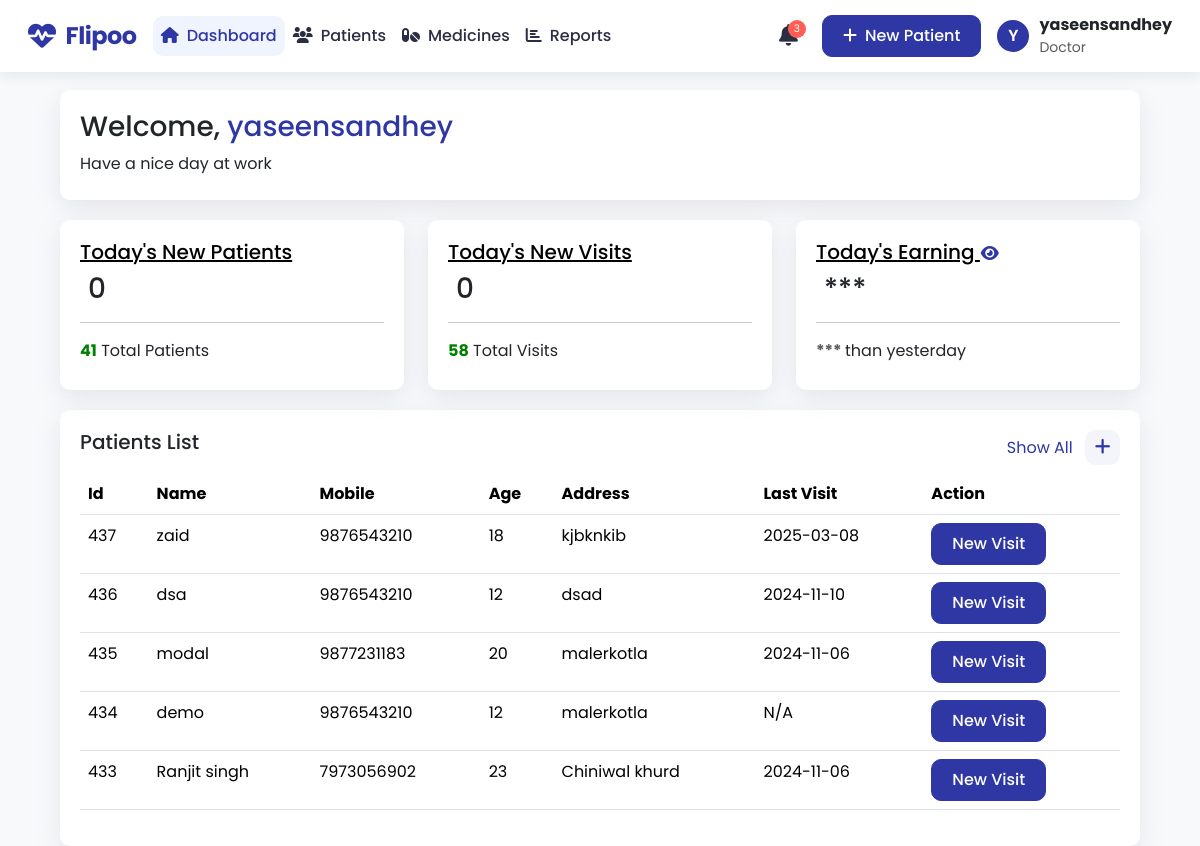
/index.php (signed in), run on the app's committed database.
### tables this page shows
CREATE TABLE `patient` (
  `id` int(11) NOT NULL,
  `name` varchar(100) NOT NULL,
  `age` int(10) NOT NULL,
  `gender` varchar(10) NOT NULL,
  `contact` double NOT NULL,
  `address` varchar(200) NOT NULL,
  `disease` varchar(100) NOT NULL,
  `registration_date` date DEFAULT curdate()
);

### index.php (the view, shortened to what this page needs)
<?php
include "dbConnect.php";
$today = date('Y-m-d');
$yesterday = date("Y-m-d", strtotime("-1 day"));
$queryNewPatientsToday = "SELECT COUNT(*) AS new_patients_today FROM patient WHERE DATE(registration_date) = '$today'";
$resultNewPatientsToday = $conn->query($queryNewPatientsToday);
$newPatientsToday = ($resultNewPatientsToday->num_rows > 0) ? $resultNewPatientsToday->fetch_assoc()['new_patients_today'] : 0;
$queryTotalPatients = "SELECT COUNT(*) AS total_patients FROM patient";
$resultTotalPatients = $conn->query($queryTotalPatients);
$totalPatients = ($resultTotalPatients->num_rows > 0) ? $resultTotalPatients->fetch_assoc()['total_patients'] : 0;
$queryNewVisitsToday = "SELECT COUNT(*) AS new_visits_today FROM visits WHERE DATE(visit_date) = '$today'";
$resultNewVisitsToday = $conn->query($queryNewVisitsToday);
$newVisitsToday = ($resultNewVisitsToday->num_rows > 0) ? $resultNewVisitsToday->fetch_assoc()['new_visits_today'] : 0;
$queryTotalVisits = "SELECT COUNT(*) AS total_visits FROM visits";
$resultTotalVisits = $conn->query($queryTotalVisits);
$totalVisits = ($resultTotalVisits->num_rows > 0) ? $resultTotalVisits->fetch_assoc()['total_visits'] : 0;
$queryTodaysEarnings = "SELECT SUM(fees) AS todays_earnings FROM visits WHERE DATE(visit_date) = '$today'";
$resultTodaysEarnings = $conn->query($queryTodaysEarnings);
$todaysEarnings = ($resultTodaysEarnings->num_rows > 0) ? $resultTodaysEarnings->fetch_assoc()['todays_earnings'] : 0.00;
$queryYesterdaysEarnings = "SELECT SUM(fees) AS yesterdays_earnings FROM visits WHERE DATE(visit_date) = '$yesterday'";
$resultYesterdaysEarnings = $conn->query($queryYesterdaysEarnings);
$yesterdaysEarnings = ($resultYesterdaysEarnings->num_rows > 0) ? $resultYesterdaysEarnings->fetch_assoc()['yesterdays_earnings'] : 0.00;
if ($yesterdaysEarnings > 0) {
    $percentageChange = (($todaysEarnings - $yesterdaysEarnings) / $yesterdaysEarnings) * 100;
    $icon = ($percentageChange > 0) ? '<i class="fas fa-arrow-up"></i>' : '<i class="fas fa-arrow-down"></i>';
    $colorClass = ($percentageChange > 0) ? 'text-success' : 'text-danger';
} else {
    $colorClass = 'text-muted';
}
?>
<!DOCTYPE html>
<html lang="en">
<head>
    <link rel="stylesheet" href="assets/bootstrap/css/bootstrap.min.css">
    <link rel="stylesheet" href="style.css">
    <link rel="stylesheet" href="https://cdnjs.cloudflare.com/ajax/libs/font-awesome/6.0.0-beta3/css/all.min.css">
    <link rel="stylesheet" href="https://cdnjs.cloudflare.com/ajax/libs/font-awesome/6.0.0-beta3/css/all.min.css">
</head>
<body class="index-body">
    <?php include "header.php"; ?>
    <div class="welcome container-fix d-flex justify-content-between">
        <div>
            <h3>Welcome, <span class="d-name"><?php
                if (isset($_SESSION['name']) && $_SESSION['name'] !== '' && $_SESSION['name'] !== 'demo') {
                    echo $_SESSION['name'];
                } elseif (isset($_SESSION['username'])) {
                    echo $_SESSION['username'];
                } else {
                    echo 'User';
                }
            ?></span></h3>
            <p>Have a nice day at work</p>
        </div>
    </div>
    <div class="container-fix dashboard-content">
        <div class="row">
            <div class="col-12 col-md-4">
                <div class="dash-item">
                    <h5><a href="todayPatients.php" class="link">Today's New Patients</a></h5>
                    <h3 class="ms-2 mt-1"><?php echo $newPatientsToday ?></h3>
                    <hr>
                    <p><span class="green"><?php echo $totalPatients ?></span> Total Patients</p>
                </div>
            </div>
            <div class="col-12 col-md-4">
                <div class="dash-item">
                    <h5><a href="todayVisits.php" class="link">Today's New Visits</a></h5>
                    <h3 class="ms-2 mt-1"><?php echo $newVisitsToday ?></h3>
                    <hr>
                    <p><span class="green"><?php echo $totalVisits ?></span> Total Visits </p>
                </div>
            </div>
            <div class="col-12 col-md-4">
                <div class="dash-item">
                    <h5 class="link">Today's Earning
                        <button id="toggleEarningsBtn" class="btn btn-link p-0" onclick="toggleEarnings()">
                            <i class="fa fa-eye" id="toggleIcon"></i>
                        </button>
                    </h5>
                    <h3 class="ms-2 mt-1" id="earningsAmount">***</h3>
                    <hr>
                    <p>
                        <span id="percentageChange" class="<?php echo $colorClass; ?> bold">
                            ***
                        </span> than yesterday
                    </p>
                </div>
            </div>
        </div>
    </div>
    <div class="container-fix index-patients">
        <div class="d-flex justify-content-between">
            <h5>Patients List</h5>
            <div>
                <a class="show-all" href="patients.php">Show All</a>
                <a class="add-btn ms-2" data-bs-toggle="modal" data-bs-target="#addPatientModal">
                    <i class="fas fa-plus"></i>
                </a>
            </div>
        </div>
        <div class="table-responsive">
            <table class="table table-hover mt-2">
                <thead>
                    <tr>
                        <th scope="col">Id</th>
                        <th scope="col">Name</th>
                        <th scope="col">Mobile</th>
                        <th scope="col">Age</th>
                        <th scope="col">Address</th>
                        <th scope="col">Last Visit</th>
                        <th scope="col">Action</th>
                    </tr>
                </thead>
                <tbody id="patientTableBody">
                    <?php
                    include "dbConnect.php";
                    $sql = "SELECT p.*, MAX(v.visit_date) AS last_visit
    FROM patient p
    LEFT JOIN visits v ON p.id = v.patient_id
    GROUP BY p.id
    ORDER BY p.id DESC
    LIMIT 5";
                    $result = mysqli_query($conn, $sql);
                    if (mysqli_num_rows($result) > 0) {
                        while ($row = mysqli_fetch_assoc($result)) {
                            echo "<tr class='' onclick=\"window.location.href='patientDetails.php?id=" . $row["id"] . "'\" style='cursor:pointer;'>";
                            echo "<td>" . $row["id"] . "</td>";
                            echo "<td>" . $row["name"] . "</td>";
                            echo "<td class='primary-color'>" . $row["contact"] . "</td>";
                            echo "<td>" . $row["age"] . "</td>";
                            echo "<td>" . $row["address"] . "</td>";
                            echo "<td>" . ($row["last_visit"] ? $row["last_visit"] : 'N/A') . "</td>";
                            echo "<td><a href='visitRecord.php?id=" . $row["id"] . "' class='btn custom-btn'>New Visit</a></td>";
                            echo "</tr>";
                        }
                    } else {
                        echo "<tr><td colspan='7' class='text-center'>No patients found</td></tr>";
                    }
                    ?>
                </tbody>
            </table>
        </div>
    </div>
</body>
</html>

### style.css (style rules this page uses)
:root { --primary-color: #5D5FEF; --secondary-text-color: #A0A3B1; --text-color: #2B2D42; --background-color: #FFFFFF; --accent-red: #FF5E57; --accent-green: #00C896; --accent-blue: #00A3FF; --accent-purple: #6C63FF; --hover-background: #F0F4FF; }
.dash-item { background-color: white; height: 170px; width: 100%; margin-top: 20px; box-shadow: rgba(149, 157, 165, 0.2) 0px 8px 24px; border-radius: 10px; padding: 20px; }
.index-body { background-color: #f8f9fb; }
.green { color: green; font-weight: bold; }
.welcome { background-color: white; box-shadow: rgba(149, 157, 165, 0.2) 0px 8px 24px; height: 110px; padding: 10px; border-radius: 10px; padding: 20px; }
.container-fix { margin-left: 60px; margin-right: 60px; }
.d-name { color: #2E37A4; }
.index-patients { background-color: white; box-shadow: rgba(149, 157, 165, 0.2) 0px 8px 24px; margin-top: 20px; border-radius: 10px; padding: 20px; }
.custom-btn { background-color: #2E37A4 !important; color: white !important; }
.show-all { color: #2E37A4; text-decoration: none; font-weight: 400; }
.primary-color { color: #2E37A4; }
body { background-color: #f8f9fb !important; font-family: "Poppins", sans-serif !important; }
.add-btn { background-color: rgba(46, 55, 164, 0.05); color: #2E37A4; border-radius: 10px; height: 48px; width: 48px; text-align: center; padding-top: 12px; }
.add-btn i { font-size: 18px; }
.bold { font-weight: 600; }
.index-patients .add-btn { background-color: rgba(46, 55, 164, 0.05); color: #2E37A4; border-radius: 10px; height: 35px; width: 35px; text-align: center; padding-top: 7px; display: inline-block; }
.bold { font-weight: bold; }
.fa-eye { color: #2E37A4; }
.link { text-decoration: underline ; color: black; }

### header.php (style rules this page uses)
:root { --primary-color: #2E37A4; --secondary-color: #F0F4FF; --accent-color: #4f57d1; --text-color: #2B2D42; --light-text: #A0A3B1; --danger-color: #FF5E57; --success-color: #00C896; --border-radius: 10px; --box-shadow: 0 4px 12px rgba(0, 0, 0, 0.08); --transition: all 0.3s ease; }
.custom-btn { background-color: var(--primary-color) !important; color: white !important; border-radius: var(--border-radius); padding: 0.5rem 1.25rem; transition: var(--transition); border: 1px solid var(--primary-color); font-weight: 500; }

### data on the page
patient: id "437", name "zaid", contact "9876543210", age "18", address "kjbknkib", last_visit "2025-03-08"
patient: id "436", name "dsa", contact "9876543210", age "12", address "dsad", last_visit "2024-11-10"
patient: id "435", name "modal", contact "9877231183", age "20", address "malerkotla", last_visit "2024-11-06"
patient: id "434", name "demo", contact "9876543210", age "12", address "malerkotla", shows "N/A"
patient: id "433", name "Ranjit singh", contact "7973056902", age "23", address "Chiniwal khurd", last_visit "2024-11-06"

### other printed values
$notificationCount "3"
$firstLetter "Y"
$username "yaseensandhey"
$_SESSION['username'] "yaseensandhey"
$newPatientsToday "0"
$totalPatients "41"
$newVisitsToday "0"
$totalVisits "58"
